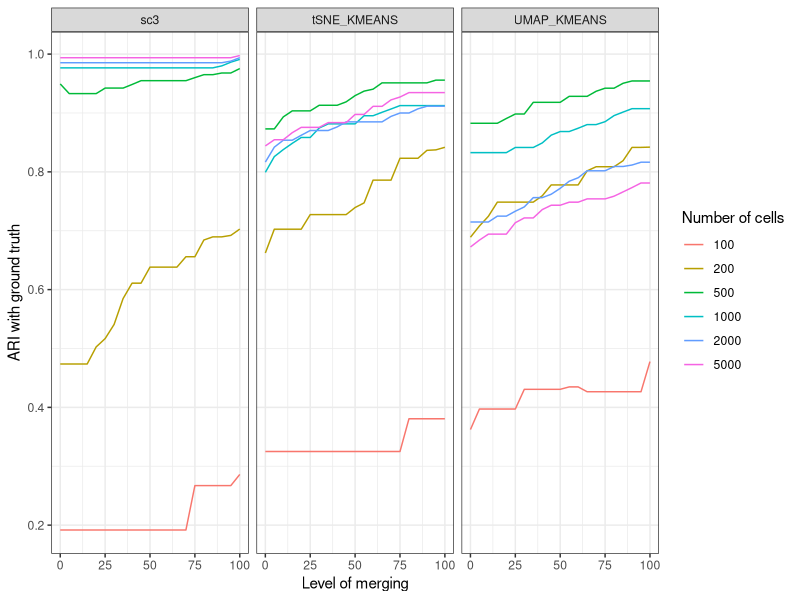

Reproduce this figure in R. (Note: this script raises an error after producing the figure.)
## ---- chunk 1
library(knitr)
opts_chunk$set(
  fig.pos = "!h", out.extra = "", warning = F, message = F,
  fig.align = "center", echo = F
)
libs <- c("here", "dplyr", "ggplot2", "tidyr", "stringr", "readr", "cowplot",
          "mclust", "RColorBrewer", "purrr", "Dune", "pracma", "purrr",
          "DailyHRB", "patchwork")
suppressMessages(
  suppressWarnings(sapply(libs, require, character.only = TRUE))
)
rm(libs)
## ---- chunk 2
df <- read.csv(here("Simulations", "Data", "Sizes.csv")) %>%
  select(-X, -Name) %>% 
  mutate(nCells = factor(nCells, levels = c(100, 200, 500, 1000, 2000, 5000)))
ggplot(df, aes(y = Value, x = level, col = nCells)) +
    geom_line() +
  facet_wrap(~clustering) +
  # scale_x_log10() +
  theme_bw() +
  labs(col = "Number of cells", y ="ARI with ground truth", x = "Level of merging")
## ---- chunk 3
df <- read.csv(here("Simulations", "Data", "Param.csv")) %>%
  select(-X, -Name) %>% 
  mutate(Param = factor(Param, levels = as.character(seq(30, 50, 5))))
ggplot(df, aes(y = Value, x = level, col = Param)) +
    geom_line() +
  facet_wrap(~clustering) +
  # scale_x_log10() +
  theme_bw() +
  labs(col = "Parameter value", y ="ARI with ground truth", x = "Level of merging")
## ---- chunk 4
df <- read.csv(here("Simulations", "Data", "Param.csv")) %>%
  select(-X, -Name) %>% 
  mutate(ns = factor(ns))
ggplot(df, aes(y = Value, x = level, col = ns)) +
    geom_line() +
  facet_wrap(~clustering) +
  # scale_x_log10() +
  theme_bw() +
  labs(col = "Number of methods used as input", y ="ARI with ground truth", x = "Level of merging")
